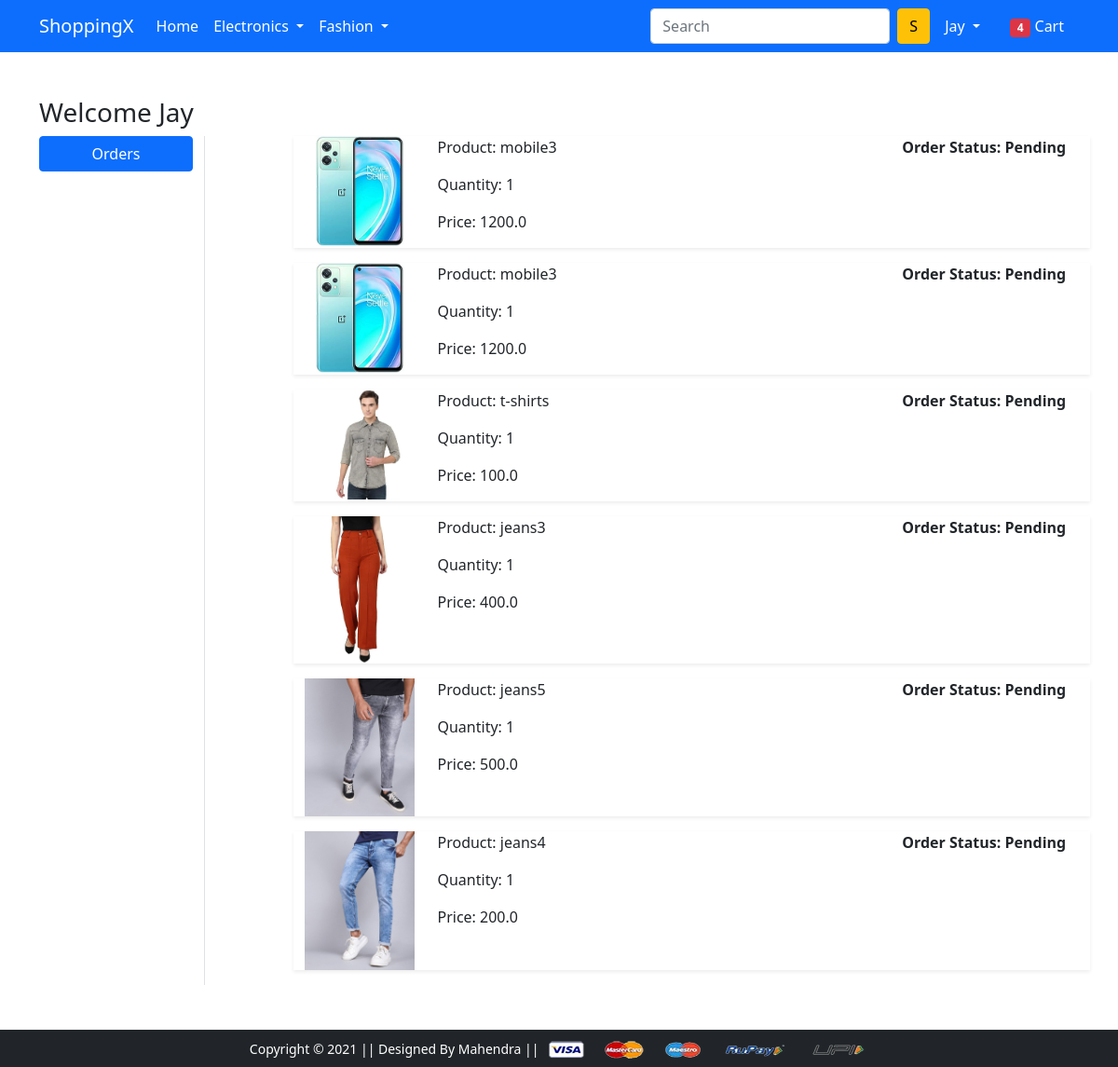
Page /orders/ (signed in) on the committed database.
### app/models.py (models this page shows, shortened)
class OrderPlaced(models.Model):
    user = models.ForeignKey(User, on_delete=models.CASCADE)
    customer = models.ForeignKey(Customer, on_delete=models.CASCADE)
    product = models.ForeignKey(Product, on_delete=models.CASCADE)
    quantity = models.PositiveIntegerField(default=1)
    ordered_date=models.DateTimeField(auto_now_add=True)
    status = models.CharField(max_length=50,choices=STATUS_CHOICES,default='Pending')
    @property
    def total_cost(self):
        return self.quantity * self.product.discounted_price

class Product(models.Model):
    title = models.CharField(max_length=100)
    selling_price = models.FloatField()
    discounted_price = models.FloatField()
    description = models.CharField(max_length=100)
    brand = models.CharField(max_length=100)
    category = models.CharField(choices=CATAGORY_CHOICES,max_length=2)
    product_image = models.ImageField(upload_to='productimg')

### app/views.py (the view)
# urls.py: path('orders/', views.orders, name='orders'),
@login_required
def orders(request):
    op = OrderPlaced.objects.filter(user=request.user)
    return render(request, 'app/orders.html', {'order_placed':op})

### app/templates/app/orders.html (shortened to what this page needs)
{% extends 'app/base.html' %}
{% load static %}
{% block main-content %}
<div class="container my-5">
 <div class="row">
 <h3>Welcome <span class="text-capitalize">{{request.user}} </span></h3>
  <div class="col-sm-2 border-end">
   <ul class="list-unstyled">
    <li class="d-grid"><a href="{% url 'orders' %}" class="btn btn-primary">Orders</a></li>
   </ul>
  </div>
  <div class="col-sm-9 offset-sm-1">
    {% for op in order_placed %}
    <div class="row shadow-sm mb-3">
        <div class="col-sm-2">
            <img src="{{op.product.product_image.url}}" alt="" srcset="" class="img-fluid" height="150" width="150">
        </div>
        <div class="col-sm-7">
            <p>Product: {{op.product.title}}</p>
            <p>Quantity: {{op.quantity}}</p>
            <p>Price: {{op.total_cost}}</p>
        </div>
        <div class="col-sm-3 fw-bold">
            <p> Order Status: {{op.status}}</p>
        </div>
    </div>
    {% endfor %}
  </div>
 </div>
</div>
{% endblock main-content %}

### app/templates/app/base.html (shortened to what this page needs)
<!doctype html>
{% load static %}
<html lang="en">
  <head>
    <link href="https://cdn.jsdelivr.net/npm/bootstrap@5.0.0-beta1/dist/css/bootstrap.min.css" rel="stylesheet">
    <link rel="stylesheet" href="{% static 'app/css/owl.carousel.min.css' %}">
    <link rel="stylesheet" href="{% static 'app/css/all.min.css' %}">
    <link rel="stylesheet" href="{% static 'app/css/style.css' %}">
  </head>
  <body>
    <nav class="navbar navbar-expand-lg navbar-dark bg-primary">
     <div class="container">
       <a class="navbar-brand" href="/">ShoppingX</a>
       <div class="collapse navbar-collapse" id="navbarSupportedContent">
         <ul class="navbar-nav me-auto mb-2 mb-lg-0">
           <li class="nav-item">
             <a class="nav-link active" aria-current="page" href="/">Home</a>
           </li>
           <li class="nav-item dropdown">
             <a class="nav-link dropdown-toggle text-white" href="#" id="electronicsDropdown" role="button" data-bs-toggle="dropdown" aria-expanded="false">
               Electronics
             </a>
           </li>
           <li class="nav-item dropdown">
             <a class="nav-link dropdown-toggle text-white" href="#" id="fashionDropdown" role="button" data-bs-toggle="dropdown" aria-expanded="false">
               Fashion
             </a>
           </li>
         </ul>
         <form class="d-flex">
           <input class="form-control me-2" type="search" placeholder="Search" aria-label="Search">
           <button class="btn btn-warning" type="submit">S</button>
         </form>
         <div>
          <ul class="navbar-nav me-auto mb-2 mb-lg-0">
            {% if request.user.is_authenticated %}
           <li class="nav-item dropdown mx-2">
              <a class="nav-link dropdown-toggle text-white" href="#" id="profileDropdown" role="button" data-bs-toggle="dropdown" aria-expanded="false">
                {{request.user.username|capfirst}}
              </a>
            </li>
            <li class="nav-item mx-2">
             <a href="{% url 'showcart' %}" class="nav-link text-white"><span class="badge bg-danger">4</span> Cart </a>
            </li>
            {% endif %}
          </ul>
         </div>
       </div>
     </div>
    </nav>
    {% block main-content %} {% endblock main-content %}
    <footer class="container-fluid bg-dark text-center p-2 mt-5">
        <small class="text-white">Copyright &copy; 2021 || Designed By Mahendra || </small>
        <img src="{% static 'app/images/payment.png' %}" alt="" srcset="" class="img-fluid" height="2px">
    </footer>
  </body>
</html>

### rows in the picture
OrderPlaced: product "mobile3", quantity "1", total_cost "1200.0", status "Pending"
OrderPlaced: product "mobile3", quantity "1", total_cost "1200.0", status "Pending"
OrderPlaced: shows a picture, product "t-shirts", quantity "1", total_cost "100.0", status "Pending"
OrderPlaced: shows a picture, product "jeans3", quantity "1", total_cost "400.0", status "Pending"
OrderPlaced: shows a picture, product "jeans5", quantity "1", total_cost "500.0", status "Pending"
OrderPlaced: shows a picture, product "jeans4", quantity "1", total_cost "200.0", status "Pending"

### other values in the picture
{{ request.user.username|capfirst }} "Jay"
{{ request.user }} "Jay"
